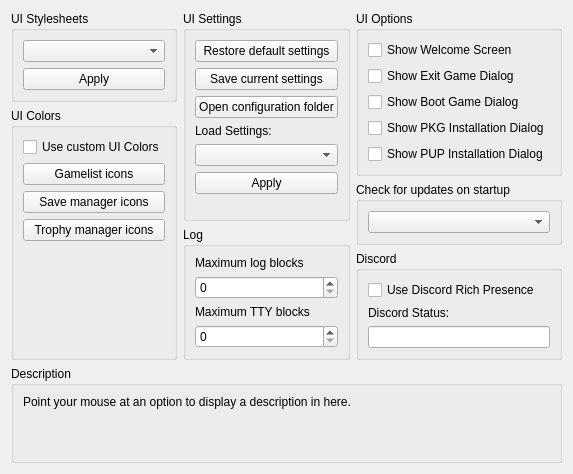
     <widget class="QWidget" name="guiTab">
      <attribute name="title">
       <string>GUI</string>
      </attribute>
      <layout class="QVBoxLayout" name="guiTab_layout" stretch="0,1,0">
       <item>
        <layout class="QHBoxLayout" name="guiTabLayout" stretch="1,1,1">
         <item>
          <layout class="QVBoxLayout" name="guiTabLayoutLeft">
           <item>
            <widget class="QGroupBox" name="gb_stylesheets">
             <property name="title">
              <string>UI Stylesheets</string>
             </property>
             <layout class="QVBoxLayout" name="gb_stylesheets_layout">
              <item>
               <widget class="QComboBox" name="combo_stylesheets"/>
              </item>
              <item>
               <widget class="QPushButton" name="pb_apply_stylesheet">
                <property name="text">
                 <string>Apply</string>
                </property>
               </widget>
              </item>
             </layout>
            </widget>
           </item>
           <item>
            <widget class="QGroupBox" name="gb_colors">
             <property name="title">
              <string>UI Colors</string>
             </property>
             <layout class="QVBoxLayout" name="gb_colors_layout">
              <property name="leftMargin">
               <number>9</number>
              </property>
              <property name="topMargin">
               <number>9</number>
              </property>
              <property name="rightMargin">
               <number>9</number>
              </property>
              <property name="bottomMargin">
               <number>9</number>
              </property>
              <item>
               <widget class="QCheckBox" name="cb_custom_colors">
                <property name="text">
                 <string>Use custom UI Colors</string>
                </property>
               </widget>
              </item>
              <item>
               <widget class="QPushButton" name="pb_gl_icon_color">
                <property name="text">
                 <string>Gamelist icons</string>
                </property>
               </widget>
              </item>
              <item>
               <widget class="QPushButton" name="pb_sd_icon_color">
                <property name="text">
                 <string>Save manager icons</string>
                </property>
               </widget>
              </item>
              <item>
               <widget class="QPushButton" name="pb_tr_icon_color">
                <property name="text">
                 <string>Trophy manager icons</string>
                </property>
               </widget>
              </item>
              <item>
               <spacer name="guiTabSpacerLeft">
                <property name="orientation">
                 <enum>Qt::Vertical</enum>
                </property>
                <property name="sizeType">
                 <enum>QSizePolicy::MinimumExpanding</enum>
                </property>
                <property name="sizeHint" stdset="0">
                 <size>
                  <width>0</width>
                  <height>0</height>
                 </size>
                </property>
               </spacer>
              </item>
             </layout>
            </widget>
           </item>
          </layout>
         </item>
         <item>
          <layout class="QVBoxLayout" name="guiTabLayoutMiddle">
           <item>
            <widget class="QGroupBox" name="gb_settings">
             <property name="title">
              <string>UI Settings</string>
             </property>
             <layout class="QVBoxLayout" name="gb_settings_layout">
              <item>
               <widget class="QPushButton" name="pb_reset_default">
                <property name="text">
                 <string>Restore default settings</string>
                </property>
               </widget>
              </item>
              <item>
               <widget class="QPushButton" name="pb_backup_config">
                <property name="text">
                 <string>Save current settings</string>
                </property>
               </widget>
              </item>
              <item>
               <widget class="QPushButton" name="pb_open_folder">
                <property name="text">
                 <string>Open configuration folder</string>
                </property>
               </widget>
              </item>
              <item>
               <widget class="QLabel" name="label">
                <property name="text">
                 <string>Load Settings:</string>
                </property>
               </widget>
              </item>
              <item>
               <widget class="QComboBox" name="combo_configs"/>
              </item>
              <item>
               <widget class="QPushButton" name="pb_apply_config">
                <property name="text">
                 <string>Apply</string>
                </property>
               </widget>
              </item>
              <item>
               <spacer name="guiTabSpacerMiddle">
                <property name="orientation">
                 <enum>Qt::Vertical</enum>
                </property>
                <property name="sizeType">
                 <enum>QSizePolicy::MinimumExpanding</enum>
                </property>
                <property name="sizeHint" stdset="0">
                 <size>
                  <width>0</width>
                  <height>0</height>
                 </size>
                </property>
               </spacer>
              </item>
             </layout>
            </widget>
           </item>
           <item>
            <widget class="QGroupBox" name="gb_log">
             <property name="title">
              <string>Log</string>
             </property>
             <layout class="QVBoxLayout" name="gb_log_layout">
              <item>
               <widget class="QWidget" name="log_limit" native="true">
                <property name="sizePolicy">
                 <sizepolicy hsizetype="Minimum" vsizetype="Minimum">
                  <horstretch>0</horstretch>
                  <verstretch>0</verstretch>
                 </sizepolicy>
                </property>
                <layout class="QVBoxLayout" name="layout_log_limit">
                 <property name="leftMargin">
                  <number>0</number>
                 </property>
                 <property name="topMargin">
                  <number>0</number>
                 </property>
                 <property name="rightMargin">
                  <number>0</number>
                 </property>
                 <property name="bottomMargin">
                  <number>0</number>
                 </property>
                 <item>
                  <widget class="QLabel" name="label_log_limit">
                   <property name="text">
                    <string>Maximum log blocks</string>
                   </property>
                  </widget>
                 </item>
                 <item>
                  <widget class="QSpinBox" name="spinbox_log_limit">
                   <property name="minimum">
                    <number>0</number>
                   </property>
                   <property name="maximum">
                    <number>999999999</number>
                   </property>
                  </widget>
                 </item>
                </layout>
               </widget>
              </item>
              <item>
               <widget class="QWidget" name="tty_limit" native="true">
                <layout class="QVBoxLayout" name="layout_tty_limit">
                 <property name="leftMargin">
                  <number>0</number>
                 </property>
                 <property name="topMargin">
                  <number>0</number>
                 </property>
                 <property name="rightMargin">
                  <number>0</number>
                 </property>
                 <property name="bottomMargin">
                  <number>0</number>
                 </property>
                 <item>
                  <widget class="QLabel" name="label_tty_limit">
                   <property name="text">
                    <string>Maximum TTY blocks</string>
                   </property>
                  </widget>
                 </item>
                 <item>
                  <widget class="QSpinBox" name="spinbox_tty_limit">
                   <property name="maximum">
                    <number>999999999</number>
                   </property>
                  </widget>
                 </item>
                </layout>
               </widget>
              </item>
             </layout>
            </widget>
           </item>
          </layout>
         </item>
         <item>
          <layout class="QVBoxLayout" name="guiTabLayoutRight">
           <item>
            <widget class="QGroupBox" name="gb_gui_options">
             <property name="title">
              <string>UI Options</string>
             </property>
             <layout class="QVBoxLayout" name="gb_gui_options_layout">
              <item>
               <widget class="QCheckBox" name="cb_show_welcome">
                <property name="text">
                 <string>Show Welcome Screen</string>
                </property>
               </widget>
              </item>
              <item>
               <widget class="QCheckBox" name="cb_show_exit_game">
                <property name="text">
                 <string>Show Exit Game Dialog</string>
                </property>
               </widget>
              </item>
              <item>
               <widget class="QCheckBox" name="cb_show_boot_game">
                <property name="text">
                 <string>Show Boot Game Dialog</string>
                </property>
               </widget>
              </item>
              <item>
               <widget class="QCheckBox" name="cb_show_pkg_install">
                <property name="text">
                 <string>Show PKG Installation Dialog</string>
                </property>
               </widget>
              </item>
              <item>
               <widget class="QCheckBox" name="cb_show_pup_install">
                <property name="text">
                 <string>Show PUP Installation Dialog</string>
                </property>
               </widget>
              </item>
              <item>
               <spacer name="guiTabSpacerRight">
                <property name="orientation">
                 <enum>Qt::Vertical</enum>
                </property>
                <property name="sizeType">
                 <enum>QSizePolicy::MinimumExpanding</enum>
                </property>
                <property name="sizeHint" stdset="0">
                 <size>
                  <width>0</width>
                  <height>0</height>
                 </size>
                </property>
               </spacer>
              </item>
             </layout>
            </widget>
           </item>
           <item>
            <widget class="QGroupBox" name="gb_updates">
             <property name="title">
              <string>Check for updates on startup</string>
             </property>
             <layout class="QVBoxLayout" name="layout_gb_updates">
              <item>
               <widget class="QComboBox" name="combo_updates"/>
              </item>
             </layout>
            </widget>
           </item>
           <item>
            <widget class="QGroupBox" name="gb_discord">
             <property name="title">
              <string>Discord</string>
             </property>
             <layout class="QVBoxLayout" name="gb_discord_layout">
              <item>
               <widget class="QCheckBox" name="useRichPresence">
                <property name="text">
                 <string>Use Discord Rich Presence</string>
                </property>
               </widget>
              </item>
              <item>
               <widget class="QLabel" name="label_discordState">
                <property name="text">
                 <string>Discord Status:</string>
                </property>
               </widget>
              </item>
              <item>
               <widget class="QLineEdit" name="discordState">
                <property name="sizePolicy">
                 <sizepolicy hsizetype="MinimumExpanding" vsizetype="Fixed">
                  <horstretch>0</horstretch>
                  <verstretch>0</verstretch>
                 </sizepolicy>
                </property>
                <property name="maxLength">
                 <number>128</number>
                </property>
               </widget>
              </item>
             </layout>
            </widget>
           </item>
          </layout>
         </item>
        </layout>
       </item>
       <item>
        <spacer name="guiTabSpacer">
         <property name="orientation">
          <enum>Qt::Vertical</enum>
         </property>
         <property name="sizeType">
          <enum>QSizePolicy::MinimumExpanding</enum>
         </property>
         <property name="sizeHint" stdset="0">
          <size>
           <width>0</width>
           <height>0</height>
          </size>
         </property>
        </spacer>
       </item>
       <item>
        <widget class="QGroupBox" name="gb_description_gui">
         <property name="title">
          <string>Description</string>
         </property>
         <layout class="QVBoxLayout" name="gb_description_gui_layout">
          <item>
           <widget class="QLabel" name="description_gui">
            <property name="text">
             <string>Point your mouse at an option to display a description in here.


</string>
            </property>
            <property name="textFormat">
             <enum>Qt::PlainText</enum>
            </property>
            <property name="alignment">
             <set>Qt::AlignLeading|Qt::AlignLeft|Qt::AlignTop</set>
            </property>
            <property name="wordWrap">
             <bool>true</bool>
            </property>
           </widget>
          </item>
         </layout>
        </widget>
       </item>
      </layout>
     </widget>
